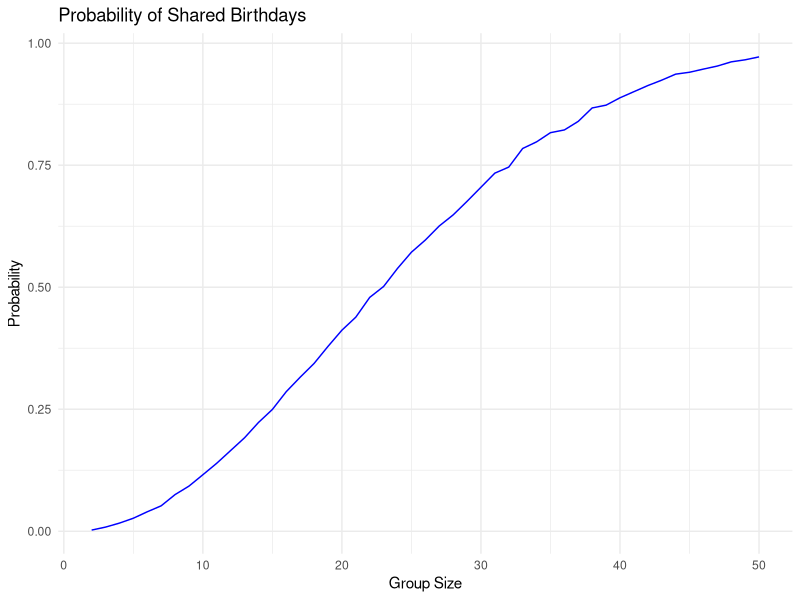

The R script that drew this image: (Note: this script raises an error after producing the figure.)
## ---- chunk 1
library(tidyverse)
## ---- chunk 2
set.seed(1)

birthday = function(n) {
  days = sample(1:365, n, replace = TRUE)
  any(duplicated(days))
}
## ---- chunk 3
results =
  expand_grid(
    n = 2:50,
    iter = 1:10000
  ) |>
  mutate(
    same = map_lgl(n, birthday)
  ) |>
  group_by(n) |>
  summarize(
    prob = mean(same)
  )
## ---- chunk 4
results |>
  ggplot(aes(x = n, y = prob)) +
  geom_line(color = "blue") +
  labs(
    title = "Probability of Shared Birthdays",
    x = "Group Size",
    y = "Probability"
  ) +
  theme_minimal()
## ---- chunk 5
files = tibble(
  file = list.files("data", pattern = "\\.csv$", full.names = TRUE)
)
## ---- chunk 6
files = files |>
  mutate(
    data = map(file, read_csv, show_col_types = FALSE)
  )
## ---- chunk 7
study_data = files |>
  unnest(data) |>
  mutate(
    arm = if_else(str_detect(file, "con_"), "control", "experimental"),
    id = str_extract(file, "\\d+")
  ) |>
  pivot_longer(
    week_1:week_8,
    names_to = "week",
    values_to = "value"
  ) |>
  mutate(
    week = as.numeric(str_remove(week, "week_"))
  ) |>
  select(id, arm, week, value)

study_data
## ---- chunk 8
study_data |>
  ggplot(aes(x = week, y = value,
             group = interaction(arm, id),
             color = arm)) +
  geom_line() +
  labs(
    title = "Observations Over Time by Treatment Group",
    x = "Week",
    y = "Observation",
    color = "Group"
  ) +
  theme_minimal()
## ---- chunk 9
set.seed(1)

sim_test = function(mu) {
  x = rnorm(30, mean = mu, sd = 5)
  t.test(x, mu = 0) |>
    broom::tidy() |>
    select(estimate, p.value)
}
## ---- chunk 10
results3 =
  expand_grid(
    mu = 0:6,
    iter = 1:5000
  ) |>
  mutate(
    test = map(mu, sim_test)
  ) |>
  unnest(test)
## ---- chunk 11
power_data = results3 |>
  group_by(mu) |>
  summarize(
    power = mean(p.value < 0.05)
  )

power_data

power_data |>
  ggplot(aes(x = mu, y = power)) +
  geom_line(color = "blue") +
  geom_point(color = "blue") +
  labs(
    title = "Power vs. True Mean",
    x = "True Mean",
    y = "Power"
  ) +
  theme_minimal()
## ---- chunk 12
mean_data = results3 |>
  group_by(mu) |>
  summarize(
    mean_all = mean(estimate),
    mean_reject = mean(estimate[p.value < 0.05])
  )

mean_data

mean_data |>
  pivot_longer(
    mean_all:mean_reject,
    names_to = "type",
    values_to = "mean"
  ) |>
  ggplot(aes(x = mu, y = mean, color = type)) +
  geom_line() +
  geom_point() +
  geom_abline(slope = 1, intercept = 0, linetype = "dashed") +
  labs(
    title = "Average Estimate vs. True Mean",
    x = "True Mean",
    y = "Average Estimate",
    color = "Estimate"
  ) +
  theme_minimal()
